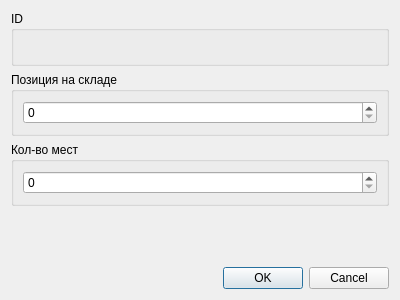
<?xml version="1.0" encoding="UTF-8"?>
<ui version="4.0">
 <class>NewRackDialog</class>
 <widget class="QDialog" name="NewRackDialog">
  <property name="geometry">
   <rect>
    <x>0</x>
    <y>0</y>
    <width>400</width>
    <height>300</height>
   </rect>
  </property>
  <property name="windowTitle">
   <string>Редактирование стеллажа</string>
  </property>
  <layout class="QVBoxLayout" name="verticalLayout_4">
   <item>
    <widget class="QGroupBox" name="groupBox_3">
     <property name="title">
      <string>ID</string>
     </property>
     <layout class="QVBoxLayout" name="verticalLayout_3">
      <item>
       <widget class="QLabel" name="idLabel">
        <property name="text">
         <string/>
        </property>
       </widget>
      </item>
     </layout>
    </widget>
   </item>
   <item>
    <widget class="QGroupBox" name="groupBox">
     <property name="title">
      <string>Позиция на складе</string>
     </property>
     <layout class="QVBoxLayout" name="verticalLayout">
      <item>
       <widget class="QSpinBox" name="positionSpinner">
        <property name="maximum">
         <number>10000000</number>
        </property>
       </widget>
      </item>
     </layout>
    </widget>
   </item>
   <item>
    <widget class="QGroupBox" name="groupBox_2">
     <property name="title">
      <string>Кол-во мест</string>
     </property>
     <layout class="QVBoxLayout" name="verticalLayout_2">
      <item>
       <widget class="QSpinBox" name="capacitySpinner">
        <property name="maximum">
         <number>10000000</number>
        </property>
       </widget>
      </item>
     </layout>
    </widget>
   </item>
   <item>
    <spacer name="verticalSpacer">
     <property name="orientation">
      <enum>Qt::Vertical</enum>
     </property>
     <property name="sizeHint" stdset="0">
      <size>
       <width>20</width>
       <height>80</height>
      </size>
     </property>
    </spacer>
   </item>
   <item>
    <widget class="QDialogButtonBox" name="buttonBox">
     <property name="orientation">
      <enum>Qt::Horizontal</enum>
     </property>
     <property name="standardButtons">
      <set>QDialogButtonBox::Cancel|QDialogButtonBox::Ok</set>
     </property>
    </widget>
   </item>
  </layout>
 </widget>
 <resources/>
 <connections>
  <connection>
   <sender>buttonBox</sender>
   <signal>accepted()</signal>
   <receiver>NewRackDialog</receiver>
   <slot>accept()</slot>
   <hints>
    <hint type="sourcelabel">
     <x>248</x>
     <y>254</y>
    </hint>
    <hint type="destinationlabel">
     <x>157</x>
     <y>274</y>
    </hint>
   </hints>
  </connection>
  <connection>
   <sender>buttonBox</sender>
   <signal>rejected()</signal>
   <receiver>NewRackDialog</receiver>
   <slot>reject()</slot>
   <hints>
    <hint type="sourcelabel">
     <x>316</x>
     <y>260</y>
    </hint>
    <hint type="destinationlabel">
     <x>286</x>
     <y>274</y>
    </hint>
   </hints>
  </connection>
 </connections>
</ui>
